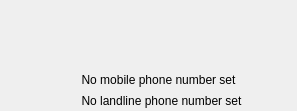
<ui version="4.0" >
 <class>ContactWidget</class>
 <widget class="QWidget" name="ContactWidget" >
  <property name="geometry" >
   <rect>
    <x>0</x>
    <y>0</y>
    <width>297</width>
    <height>110</height>
   </rect>
  </property>
  <property name="autoFillBackground" >
   <bool>true</bool>
  </property>
  <layout class="QGridLayout" >
   <property name="margin" >
    <number>0</number>
   </property>
   <property name="spacing" >
    <number>0</number>
   </property>
   <item rowspan="4" row="0" column="6" >
    <spacer>
     <property name="orientation" >
      <enum>Qt::Horizontal</enum>
     </property>
     <property name="sizeHint" >
      <size>
       <width>16</width>
       <height>111</height>
      </size>
     </property>
    </spacer>
   </item>
   <item rowspan="3" row="1" column="0" >
    <widget class="QToolButton" name="avatarButton" >
     <property name="sizePolicy" >
      <sizepolicy>
       <hsizetype>0</hsizetype>
       <vsizetype>0</vsizetype>
       <horstretch>0</horstretch>
       <verstretch>7</verstretch>
      </sizepolicy>
     </property>
     <property name="minimumSize" >
      <size>
       <width>70</width>
       <height>70</height>
      </size>
     </property>
     <property name="toolTip" >
      <string>&lt;html>&lt;head>&lt;meta name="qrichtext" content="1" />&lt;style type="text/css">
p, li { white-space: pre-wrap; }
&lt;/style>&lt;/head>&lt;body style=" font-family:'Sans Serif'; font-size:9pt; font-weight:400; font-style:normal; text-decoration:none;">
&lt;p style=" margin-top:0px; margin-bottom:0px; margin-left:0px; margin-right:0px; -qt-block-indent:0; text-indent:0px;">Click to edit this contact&lt;/p>&lt;/body>&lt;/html></string>
     </property>
     <property name="icon" >
      <iconset resource="../wengophone.qrc" >:/pics/avatar_background.png</iconset>
     </property>
     <property name="iconSize" >
      <size>
       <width>70</width>
       <height>70</height>
      </size>
     </property>
     <property name="autoRaise" >
      <bool>true</bool>
     </property>
    </widget>
   </item>
   <item row="2" column="1" colspan="5" >
    <widget class="QToolButton" name="mobileButton" >
     <property name="text" >
      <string>No mobile phone number set</string>
     </property>
     <property name="icon" >
      <iconset resource="../wengophone.qrc" >:/pics/contact/mobile.png</iconset>
     </property>
     <property name="toolButtonStyle" >
      <enum>Qt::ToolButtonTextBesideIcon</enum>
     </property>
     <property name="autoRaise" >
      <bool>true</bool>
     </property>
    </widget>
   </item>
   <item row="1" column="5" >
    <spacer>
     <property name="orientation" >
      <enum>Qt::Horizontal</enum>
     </property>
     <property name="sizeHint" >
      <size>
       <width>119</width>
       <height>32</height>
      </size>
     </property>
    </spacer>
   </item>
   <item row="1" column="1" >
    <widget class="QToolButton" name="callButton" >
     <property name="minimumSize" >
      <size>
       <width>24</width>
       <height>24</height>
      </size>
     </property>
     <property name="icon" >
      <iconset resource="../wengophone.qrc" >:/pics/contact/call.png</iconset>
     </property>
     <property name="autoRaise" >
      <bool>true</bool>
     </property>
    </widget>
   </item>
   <item row="1" column="3" >
    <widget class="QToolButton" name="smsButton" >
     <property name="minimumSize" >
      <size>
       <width>24</width>
       <height>24</height>
      </size>
     </property>
     <property name="icon" >
      <iconset resource="../wengophone.qrc" >:/pics/contact/sms.png</iconset>
     </property>
     <property name="iconSize" >
      <size>
       <width>16</width>
       <height>16</height>
      </size>
     </property>
     <property name="autoRaise" >
      <bool>true</bool>
     </property>
    </widget>
   </item>
   <item row="3" column="1" colspan="5" >
    <widget class="QToolButton" name="landlineButton" >
     <property name="text" >
      <string>No landline phone number set</string>
     </property>
     <property name="icon" >
      <iconset resource="../wengophone.qrc" >:/pics/contact/landline.png</iconset>
     </property>
     <property name="toolButtonStyle" >
      <enum>Qt::ToolButtonTextBesideIcon</enum>
     </property>
     <property name="autoRaise" >
      <bool>true</bool>
     </property>
    </widget>
   </item>
   <item row="1" column="2" >
    <widget class="QToolButton" name="chatButton" >
     <property name="minimumSize" >
      <size>
       <width>24</width>
       <height>24</height>
      </size>
     </property>
     <property name="icon" >
      <iconset resource="../wengophone.qrc" >:/pics/contact/chat.png</iconset>
     </property>
     <property name="autoRaise" >
      <bool>true</bool>
     </property>
    </widget>
   </item>
   <item row="1" column="4" >
    <widget class="QToolButton" name="sendFileButton" >
     <property name="minimumSize" >
      <size>
       <width>24</width>
       <height>24</height>
      </size>
     </property>
     <property name="text" >
      <string/>
     </property>
     <property name="icon" >
      <iconset resource="../wengophone.qrc" >:/pics/actions/send_file.png</iconset>
     </property>
     <property name="iconSize" >
      <size>
       <width>16</width>
       <height>16</height>
      </size>
     </property>
     <property name="autoRaise" >
      <bool>true</bool>
     </property>
    </widget>
   </item>
   <item row="0" column="3" >
    <spacer>
     <property name="orientation" >
      <enum>Qt::Vertical</enum>
     </property>
     <property name="sizeType" >
      <enum>QSizePolicy::Fixed</enum>
     </property>
     <property name="sizeHint" >
      <size>
       <width>20</width>
       <height>16</height>
      </size>
     </property>
    </spacer>
   </item>
  </layout>
 </widget>
 <tabstops>
  <tabstop>callButton</tabstop>
  <tabstop>chatButton</tabstop>
  <tabstop>smsButton</tabstop>
  <tabstop>avatarButton</tabstop>
  <tabstop>mobileButton</tabstop>
  <tabstop>landlineButton</tabstop>
 </tabstops>
 <resources>
  <include location="../wengophone.qrc" />
 </resources>
 <connections/>
</ui>
